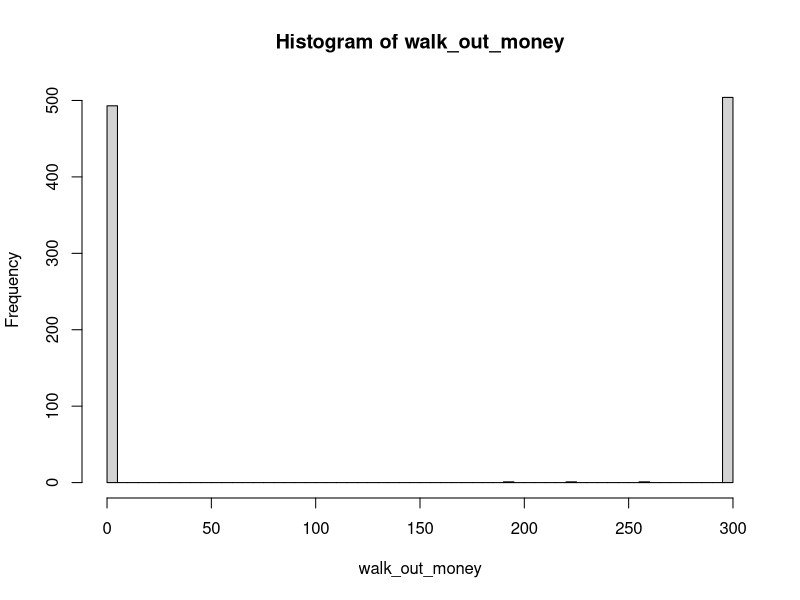
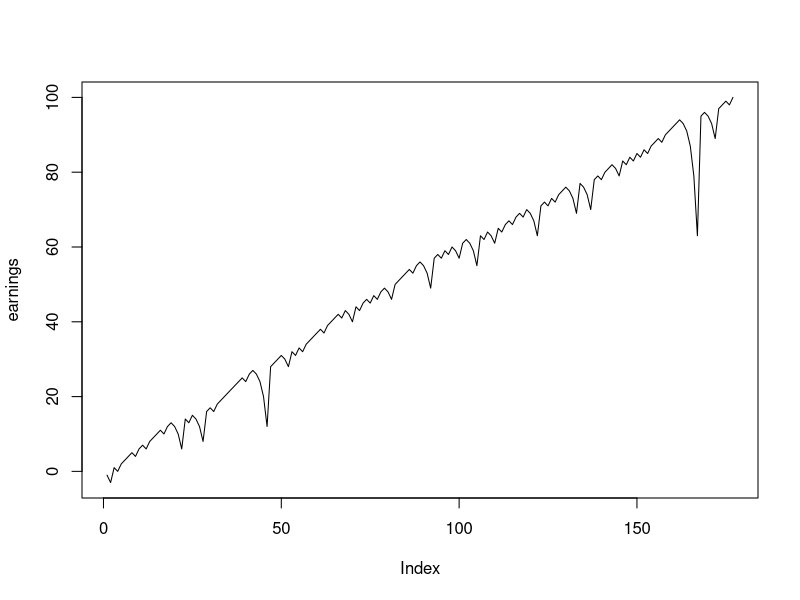
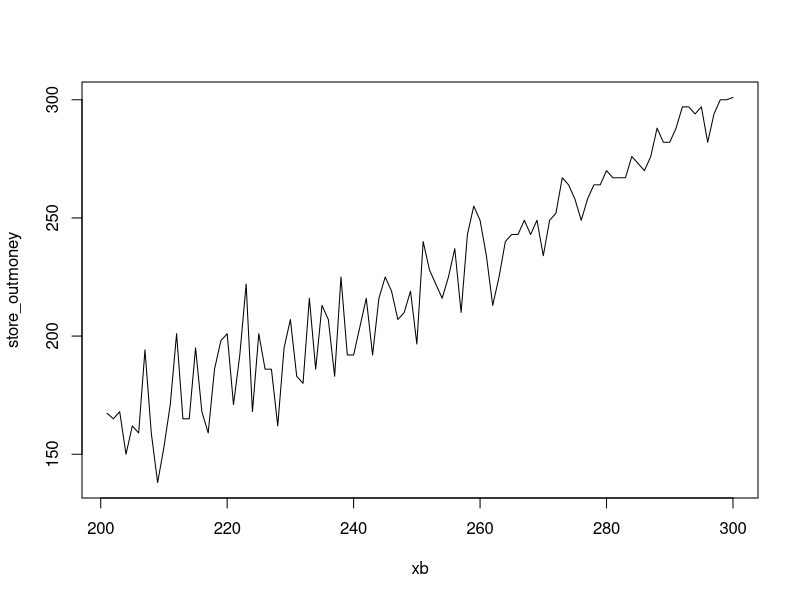
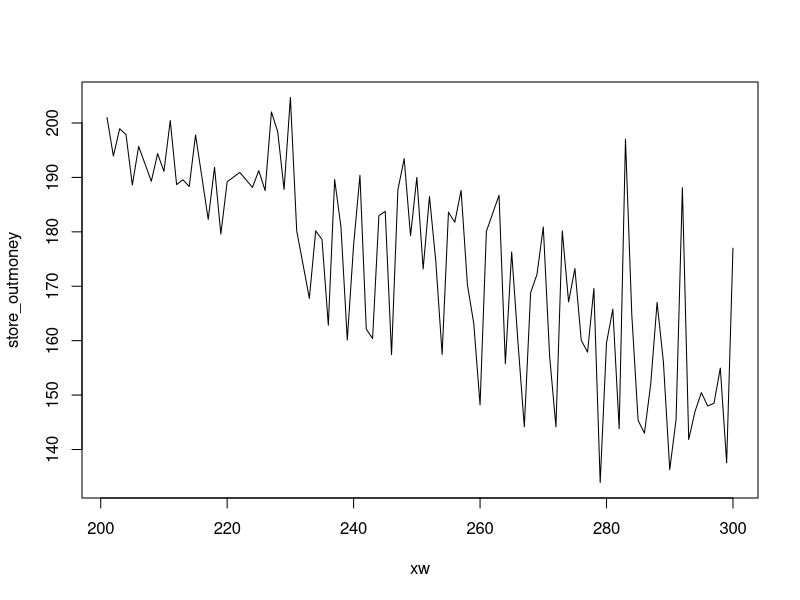
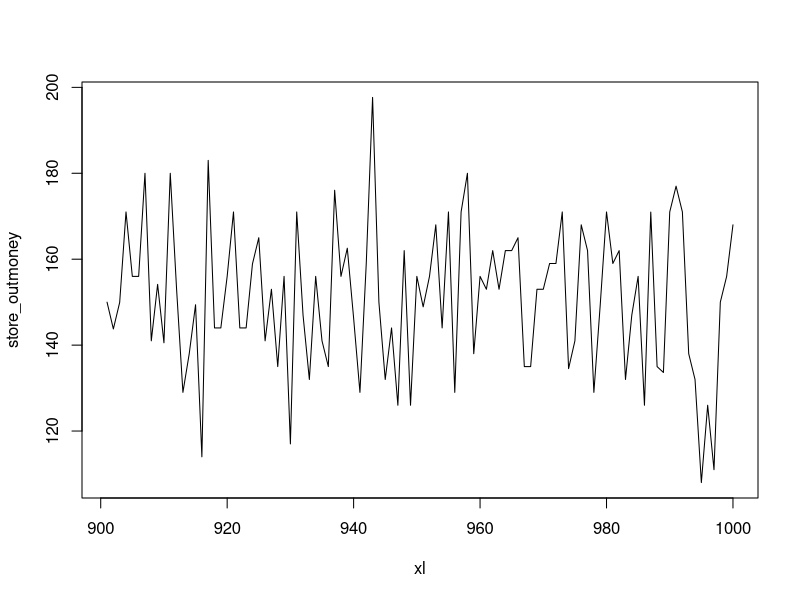

These figures' R source, in order: (Note: a time limit stopped this script after it produced the figures.)
## ---- chunk 1
library(dplyr)
one_play <- function(state){
  
    # Wager
    proposed_wager <- ifelse(state$previous_win, 1, 2*state$previous_wager)
    wager <- min(proposed_wager, state$M, state$B)
    
    # Spin of the wheel
    red <- rbinom(1,1,18/38)
    
    # Update state
    state$plays <- state$plays + 1
    state$previous_wager <- wager
    if(red){
      # WIN
      state$B <- state$B + wager
      state$previous_win <- TRUE
    }else{
      # LOSE
      state$B <- state$B - wager
      state$previous_win <- FALSE
    }
  state
}


#' Stopping rule
#'
#' Takes the state list and determines if the gambler has to stop
#' @param state A list.  See one_play
#' @return TRUE/FALSE
stop_play <- function(state){
  if(state$B <= 0) return(TRUE)
  if(state$plays >= state$L) return(TRUE)
  if(state$B >= state$W) return(TRUE)
  FALSE
}


#' Play roulette to either bankruptcy, success, or play limits
#'
#' @param B number, the starting budget
#' @param W number, the budget threshold for successfully stoping
#' @param L number, the maximum number of plays 
#' @param M number, the casino wager limit
#' @return A vector of budget values calculated after each play.
one_series <- function(
    B = 200
  , W = 300
  , L = 1000
  , M = 100
){

  # initial state
  state <- list(
    B = B
  , W = W
  , L = L
  , M = M
  , plays = 0
  , previous_wager = 0
  , previous_win = TRUE
  )
  
  # vector to store budget over series of plays
  budget <- rep(NA, L)
  
  # For loop of plays
  for(i in 1:L){
    new_state <- state %>% one_play
    budget[i] <- new_state$B
    if(new_state %>% stop_play){
      return(budget[1:i])
    }
    state <- new_state
  }
  budget    
}

# helper function
get_last <- function(x) x[length(x)] 


# Simulation
walk_out_money <- rep(NA, 1000)
for(j in seq_along(walk_out_money)){
  walk_out_money[j] <- one_series(B = 200, W = 300, L = 1000, M = 100) %>% get_last
}

# Walk out money distribution
hist(walk_out_money, breaks = 100)

# Estimated probability of walking out with extra cash
mean(walk_out_money > 200)

# Estimated earnings
mean(walk_out_money - 200)
## ---- chunk 2
earnings <- one_series(B = 200, W = 300, L = 1000, M = 100) - 200

#plot(x = wager_number, y = earnings, type = "l")
plot(earnings,type="l")
## ---- chunk 3

#' A single play of the Martingale strategy
#'
#' Takes a state list, spins the roulette wheel, returns the state list with updated values (for example, budget, plays, etc)
#' @param state A list with the following entries: 
#'   B              number, the starting budget
#'   W              number, the budget threshold for successfully stoping
#'   L              number, the maximum number of plays 
#'   M              number, the casino wager limit
#'   plays          integer, the number of plays executed
#'   previous_wager number, the wager in the previous play (0 at first play)
#'   previous_win   TRUE/FALSE, indicator if the previous play was a win (TRUE at first play)
#' @return The updated state list
library(dplyr)
one_play <- function(state){
  
    # Wager
    proposed_wager <- ifelse(state$previous_win, 1, 2*state$previous_wager)
    wager <- min(proposed_wager, state$M, state$B)
    
    # Spin of the wheel
    red <- rbinom(1,1,18/38)
    
    # Update state
    state$plays <- state$plays + 1
    state$previous_wager <- wager
    if(red){
      # WIN
      state$B <- state$B + wager
      state$previous_win <- TRUE
    }else{
      # LOSE
      state$B <- state$B - wager
      state$previous_win <- FALSE
    }
  state
}


#' Stopping rule
#'
#' Takes the state list and determines if the gambler has to stop
#' @param state A list.  See one_play
#' @return TRUE/FALSE
stop_play <- function(state){
  if(state$B <= 0) return(TRUE)
  if(state$plays >= state$L) return(TRUE)
  if(state$B >= state$W) return(TRUE)
  FALSE
}


#' Play roulette to either bankruptcy, success, or play limits
#'
#' @param B number, the starting budget
#' @param W number, the budget threshold for successfully stoping
#' @param L number, the maximum number of plays 
#' @param M number, the casino wager limit
#' @return A vector of budget values calculated after each play.
one_series <- function(
    B = 200
  , W = 300
  , L = 1000
  , M = 100
){

  # initial state
  state <- list(
    B = B
  , W = W
  , L = L
  , M = M
  , plays = 0
  , previous_wager = 0
  , previous_win = TRUE
  )
  
  # vector to store budget over series of plays
  budget <- rep(NA, L)
  
  # For loop of plays
  for(i in 1:L){
    new_state <- state %>% one_play
    budget[i] <- new_state$B
    if(new_state %>% stop_play){
      return(budget[1:i])
    }
    state <- new_state
  }
  budget    
}

# helper function
get_last <- function(x) x[length(x)] 


# Simulation
store_outmoney <- rep(NA, 100)
for(i in 1:100){
b=i+200 # set a oringinal value of Starting budget

walk_out_money <- rep(NA, 100)#when walking out, person has the money ///if we want to run a plot quickly, we should set with rep()'s time is smaller interger
for(j in seq_along(walk_out_money)){
  walk_out_money[j] <- one_series(B = b, W = 300, L = 1000, M = 100) %>% get_last#get_last is function(x) x[length(x)] 's value of last one

}
store_outmoney[i] <-mean(walk_out_money)#store_outmoney contains all of mean of walk_out_money



# Walk out money distribution
#hist(walk_out_money, breaks = 100)

# Estimated probability of walking out with extra cash
#mean(walk_out_money > 200)

# Estimated earnings
y=mean(walk_out_money - 200)
}
xb<- 201:300 # original budget is from 201 to 300.
plot(x=xb,y=store_outmoney,type="l")#draw a line chart

# when walk_out_money<-rep(NA,X), X is growing. Then the plot will show xb and store_outmoney has positive relation.
## ---- chunk 4
#' A single play of the Martingale strategy
#'
#' Takes a state list, spins the roulette wheel, returns the state list with updated values (for example, budget, plays, etc)
#' @param state A list with the following entries: 
#'   B              number, the starting budget
#'   W              number, the budget threshold for successfully stoping
#'   L              number, the maximum number of plays 
#'   M              number, the casino wager limit
#'   plays          integer, the number of plays executed
#'   previous_wager number, the wager in the previous play (0 at first play)
#'   previous_win   TRUE/FALSE, indicator if the previous play was a win (TRUE at first play)
#' @return The updated state list
library(dplyr)
one_play <- function(state){
  
    # Wager
    proposed_wager <- ifelse(state$previous_win, 1, 2*state$previous_wager)
    wager <- min(proposed_wager, state$M, state$B)
    
    # Spin of the wheel
    red <- rbinom(1,1,18/38)
    
    # Update state
    state$plays <- state$plays + 1
    state$previous_wager <- wager
    if(red){
      # WIN
      state$B <- state$B + wager
      state$previous_win <- TRUE
    }else{
      # LOSE
      state$B <- state$B - wager
      state$previous_win <- FALSE
    }
  state
}


#' Stopping rule
#'
#' Takes the state list and determines if the gambler has to stop
#' @param state A list.  See one_play
#' @return TRUE/FALSE
stop_play <- function(state){
  if(state$B <= 0) return(TRUE)
  if(state$plays >= state$L) return(TRUE)
  if(state$B >= state$W) return(TRUE)
  FALSE
}


#' Play roulette to either bankruptcy, success, or play limits
#'
#' @param B number, the starting budget
#' @param W number, the budget threshold for successfully stoping
#' @param L number, the maximum number of plays 
#' @param M number, the casino wager limit
#' @return A vector of budget values calculated after each play.
one_series <- function(
    B = 200
  , W = 300
  , L = 1000
  , M = 100
){

  # initial state
  state <- list(
    B = B
  , W = W
  , L = L
  , M = M
  , plays = 0
  , previous_wager = 0
  , previous_win = TRUE
  )
  
  # vector to store budget over series of plays
  budget <- rep(NA, L)
  
  # For loop of plays
  for(i in 1:L){
    new_state <- state %>% one_play
    budget[i] <- new_state$B
    if(new_state %>% stop_play){
      return(budget[1:i])
    }
    state <- new_state
  }
  budget    
}

# helper function
get_last <- function(x) x[length(x)] 


# Simulation
store_outmoney <- rep(NA, 100)
for(i in 1:100){
w=i+200 # set a oringinal value of Starting budget

walk_out_money <- rep(NA, 100)#when walking out, person has the money ///if we want to run a plot quickly, we should set with rep()'s time is smaller interger
for(j in seq_along(walk_out_money)){
  walk_out_money[j] <- one_series(B = 200, W = w, L = 1000, M = 100) %>% get_last#get_last is function(x) x[length(x)] 's value of last one

}
store_outmoney[i] <-mean(walk_out_money)#store_outmoney contains all of mean of walk_out_money



# Walk out money distribution
#hist(walk_out_money, breaks = 100)

# Estimated probability of walking out with extra cash
#mean(walk_out_money > 200)

# Estimated earnings
y=mean(walk_out_money - 200)
}
xw<- 201:300 # the budget threshold for successfully stoping is from 201 to 300.
plot(x=xw,y=store_outmoney,type="l")#draw a line chart

# when walk_out_money<-rep(NA,X), X is growing. Then the plot will show xb and store_outmoney has positive relation.
## ---- chunk 5
#' A single play of the Martingale strategy
#'
#' Takes a state list, spins the roulette wheel, returns the state list with updated values (for example, budget, plays, etc)
#' @param state A list with the following entries: 
#'   B              number, the starting budget
#'   W              number, the budget threshold for successfully stoping
#'   L              number, the maximum number of plays 
#'   M              number, the casino wager limit
#'   plays          integer, the number of plays executed
#'   previous_wager number, the wager in the previous play (0 at first play)
#'   previous_win   TRUE/FALSE, indicator if the previous play was a win (TRUE at first play)
#' @return The updated state list
library(dplyr)
one_play <- function(state){
  
    # Wager
    proposed_wager <- ifelse(state$previous_win, 1, 2*state$previous_wager)
    wager <- min(proposed_wager, state$M, state$B)
    
    # Spin of the wheel
    red <- rbinom(1,1,18/38)
    
    # Update state
    state$plays <- state$plays + 1
    state$previous_wager <- wager
    if(red){
      # WIN
      state$B <- state$B + wager
      state$previous_win <- TRUE
    }else{
      # LOSE
      state$B <- state$B - wager
      state$previous_win <- FALSE
    }
  state
}


#' Stopping rule
#'
#' Takes the state list and determines if the gambler has to stop
#' @param state A list.  See one_play
#' @return TRUE/FALSE
stop_play <- function(state){
  if(state$B <= 0) return(TRUE)
  if(state$plays >= state$L) return(TRUE)
  if(state$B >= state$W) return(TRUE)
  FALSE
}


#' Play roulette to either bankruptcy, success, or play limits
#'
#' @param B number, the starting budget
#' @param W number, the budget threshold for successfully stoping
#' @param L number, the maximum number of plays 
#' @param M number, the casino wager limit
#' @return A vector of budget values calculated after each play.
one_series <- function(
    B = 200
  , W = 300
  , L = 1000
  , M = 100
){

  # initial state
  state <- list(
    B = B
  , W = W
  , L = L
  , M = M
  , plays = 0
  , previous_wager = 0
  , previous_win = TRUE
  )
  
  # vector to store budget over series of plays
  budget <- rep(NA, L)
  
  # For loop of plays
  for(i in 1:L){
    new_state <- state %>% one_play
    budget[i] <- new_state$B
    if(new_state %>% stop_play){
      return(budget[1:i])
    }
    state <- new_state
  }
  budget    
}

# helper function
get_last <- function(x) x[length(x)] 


# Simulation
store_outmoney <- rep(NA, 100)
for(i in 1:100){
l=i+900 # set a oringinal value of Starting budget

walk_out_money <- rep(NA, 100)#when walking out, person has the money ///if we want to run a plot quickly, we should set with rep()'s time is smaller interger
for(j in seq_along(walk_out_money)){
  walk_out_money[j] <- one_series(B = 200, W = 300, L = l, M = 100) %>% get_last#get_last is function(x) x[length(x)] 's value of last one

}
store_outmoney[i] <-mean(walk_out_money)#store_outmoney contains all of mean of walk_out_money



# Walk out money distribution
#hist(walk_out_money, breaks = 100)

# Estimated probability of walking out with extra cash
#mean(walk_out_money > 200)

# Estimated earnings
y=mean(walk_out_money - 200)
}
xl<- 901:1000 # the maximum number of plays is from 901 to 1000.
plot(x=xl,y=store_outmoney,type="l")#draw a line chart

# when walk_out_money<-rep(NA,X), X is growing. Then the plot will show xb and store_outmoney has positive relation.
## ---- chunk 6

#' A single play of the Martingale strategy
#'
#' Takes a state list, spins the roulette wheel, returns the state list with updated values (for example, budget, plays, etc)
#' @param state A list with the following entries: 
#'   B              number, the starting budget
#'   W              number, the budget threshold for successfully stoping
#'   L              number, the maximum number of plays 
#'   M              number, the casino wager limit
#'   plays          integer, the number of plays executed
#'   previous_wager number, the wager in the previous play (0 at first play)
#'   previous_win   TRUE/FALSE, indicator if the previous play was a win (TRUE at first play)
#' @return The updated state list
library(dplyr)
one_play <- function(state){
  
    # Wager
    proposed_wager <- ifelse(state$previous_win, 1, 2*state$previous_wager)
    wager <- min(proposed_wager, state$M, state$B)
    
    # Spin of the wheel
    red <- rbinom(1,1,18/38)
    
    # Update state
    state$plays <- state$plays + 1
    state$previous_wager <- wager
    if(red){
      # WIN
      state$B <- state$B + wager
      state$previous_win <- TRUE
    }else{
      # LOSE
      state$B <- state$B - wager
      state$previous_win <- FALSE
    }
  state
}


#' Stopping rule
#'
#' Takes the state list and determines if the gambler has to stop
#' @param state A list.  See one_play
#' @return TRUE/FALSE
stop_play <- function(state){
  if(state$B <= 0) return(TRUE)
  if(state$plays >= state$L) return(TRUE)
  if(state$B >= state$W) return(TRUE)
  FALSE
}


#' Play roulette to either bankruptcy, success, or play limits
#'
#' @param B number, the starting budget
#' @param W number, the budget threshold for successfully stoping
#' @param L number, the maximum number of plays 
#' @param M number, the casino wager limit
#' @return A vector of budget values calculated after each play.
one_series <- function(
    B = 200
  , W = 300
  , L = 1000
  , M = 100
){

  # initial state
  state <- list(
    B = B
  , W = W
  , L = L
  , M = M
  , plays = 0
  , previous_wager = 0
  , previous_win = TRUE
  )
  
  # vector to store budget over series of plays
  budget <- rep(NA, L)
  
  # For loop of plays
  for(i in 1:L){
    new_state <- state %>% one_play
    budget[i] <- new_state$B
    if(new_state %>% stop_play){
      return(budget[1:i])
    }
    state <- new_state
  }
  budget    
}

# helper function
get_last <- function(x) x[length(x)] 


# Simulation
store_outmoney <- rep(NA, 100)
for(i in 1:100){
m=i+50 # set a oringinal value of Starting budget

walk_out_money <- rep(NA, 100)#when walking out, person has the money ///if we want to run a plot quickly, we should set with rep()'s time is smaller interger
for(j in seq_along(walk_out_money)){
  walk_out_money[j] <- one_series(B = 200, W = 300, L = 1000, M = m) %>% get_last#get_last is function(x) x[length(x)] 's value of last one

}
store_outmoney[i] <-mean(walk_out_money)#store_outmoney contains all of mean of walk_out_money



# Walk out money distribution
#hist(walk_out_money, breaks = 100)

# Estimated probability of walking out with extra cash
#mean(walk_out_money > 200)

# Estimated earnings
y=mean(walk_out_money - 200)
}
xm<- 51:150 # number, the casino wager limit is from 51 to 150.
plot(x=xm,y=store_outmoney,type="l")#draw a line chart

## ---- chunk 7
get_play <- function(x) length(x) #get_play(x) = length(x)
play_number <- rep(NA, 1000)
for(j in seq_along(play_number)){
  play_number[j] <- one_series(B = 200, W = 300, L = 1000, M = 100) %>% get_play
}
mean(play_number)
